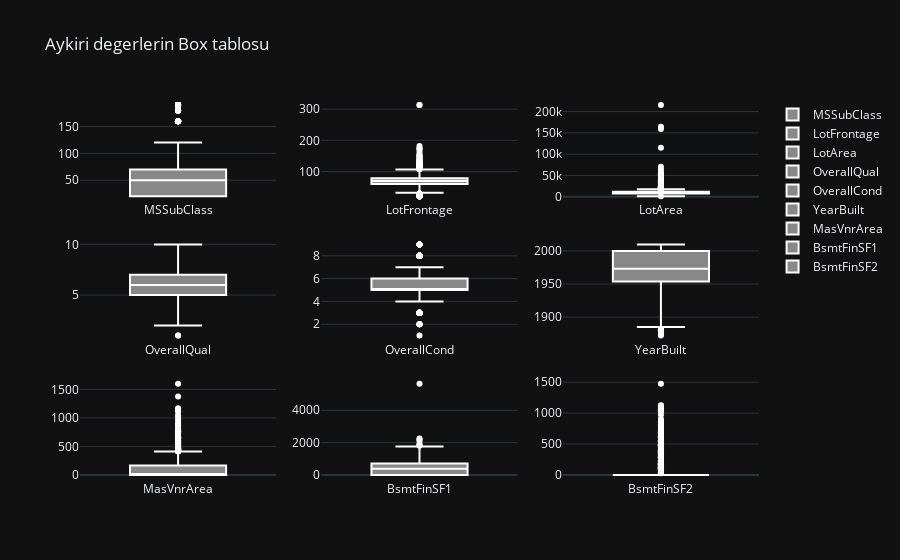

Notebook code cell kept with this figure:
### Markdown cell above
Aykiri degerleri bulup listeledim

### Code cell
fig=make_subplots(rows=3,cols=3)

fig.add_trace(go.Box(y=df["MSSubClass"].values , name= "MSSubClass", marker_color="white"),row=1,col=1)
fig.add_trace(go.Box(y=df["LotFrontage"].values , name= "LotFrontage", marker_color="white"),row=1,col=2)
fig.add_trace(go.Box(y=df["LotArea"].values , name= "LotArea", marker_color="white"),row=1,col=3)
fig.add_trace(go.Box(y=df["OverallQual"].values , name= "OverallQual", marker_color="white"),row=2,col=1)
fig.add_trace(go.Box(y=df["OverallCond"].values , name= "OverallCond", marker_color="white"),row=2,col=2)
fig.add_trace(go.Box(y=df["YearBuilt"].values , name= "YearBuilt", marker_color="white"),row=2,col=3)
fig.add_trace(go.Box(y=df["MasVnrArea"].values , name= "MasVnrArea", marker_color="white"),row=3,col=1)
fig.add_trace(go.Box(y=df["BsmtFinSF1"].values , name= "BsmtFinSF1", marker_color="white"),row=3,col=2)
fig.add_trace(go.Box(y=df["BsmtFinSF2"].values , name= "BsmtFinSF2", marker_color="white"),row=3,col=3)

fig.update_layout(
    title="Aykiri degerlerin Box tablosu ",
    template="plotly_dark"
)
fig.show()

### Figure 1 — Plotly figure (JSON) as saved in the notebook; plotly's stock layout.template omitted (floating-point values rounded to 4 significant figures; data arrays with more than 128 entries replaced by an {"elided": "..."} marker saying what was removed)
{"data": [{"marker": {"color": "white"}, "name": "MSSubClass", "type": "box", "xaxis": "x", "y": {"elided": "1459 int values"}, "yaxis": "y"}, {"marker": {"color": "white"}, "name": "LotFrontage", "type": "box", "xaxis": "x2", "y": {"elided": "1459 float values"}, "yaxis": "y2"}, {"marker": {"color": "white"}, "name": "LotArea", "type": "box", "xaxis": "x3", "y": {"elided": "1459 int values"}, "yaxis": "y3"}, {"marker": {"color": "white"}, "name": "OverallQual", "type": "box", "xaxis": "x4", "y": {"elided": "1459 int values"}, "yaxis": "y4"}, {"marker": {"color": "white"}, "name": "OverallCond", "type": "box", "xaxis": "x5", "y": {"elided": "1459 int values"}, "yaxis": "y5"}, {"marker": {"color": "white"}, "name": "YearBuilt", "type": "box", "xaxis": "x6", "y": {"elided": "1459 int values"}, "yaxis": "y6"}, {"marker": {"color": "white"}, "name": "MasVnrArea", "type": "box", "xaxis": "x7", "y": {"elided": "1459 float values"}, "yaxis": "y7"}, {"marker": {"color": "white"}, "name": "BsmtFinSF1", "type": "box", "xaxis": "x8", "y": {"elided": "1459 int values"}, "yaxis": "y8"}, {"marker": {"color": "white"}, "name": "BsmtFinSF2", "type": "box", "xaxis": "x9", "y": {"elided": "1459 int values"}, "yaxis": "y9"}], "layout": {"title": {"text": "Aykiri degerlerin Box tablosu "}, "xaxis": {"anchor": "y", "domain": [0, 0.2889]}, "xaxis2": {"anchor": "y2", "domain": [0.3556, 0.6444]}, "xaxis3": {"anchor": "y3", "domain": [0.7111, 1]}, "xaxis4": {"anchor": "y4", "domain": [0, 0.2889]}, "xaxis5": {"anchor": "y5", "domain": [0.3556, 0.6444]}, "xaxis6": {"anchor": "y6", "domain": [0.7111, 1]}, "xaxis7": {"anchor": "y7", "domain": [0, 0.2889]}, "xaxis8": {"anchor": "y8", "domain": [0.3556, 0.6444]}, "xaxis9": {"anchor": "y9", "domain": [0.7111, 1]}, "yaxis": {"anchor": "x", "domain": [0.7333, 1]}, "yaxis2": {"anchor": "x2", "domain": [0.7333, 1]}, "yaxis3": {"anchor": "x3", "domain": [0.7333, 1]}, "yaxis4": {"anchor": "x4", "domain": [0.3667, 0.6333]}, "yaxis5": {"anchor": "x5", "domain": [0.3667, 0.6333]}, "yaxis6": {"anchor": "x6", "domain": [0.3667, 0.6333]}, "yaxis7": {"anchor": "x7", "domain": [0, 0.2667]}, "yaxis8": {"anchor": "x8", "domain": [0, 0.2667]}, "yaxis9": {"anchor": "x9", "domain": [0, 0.2667]}}}
